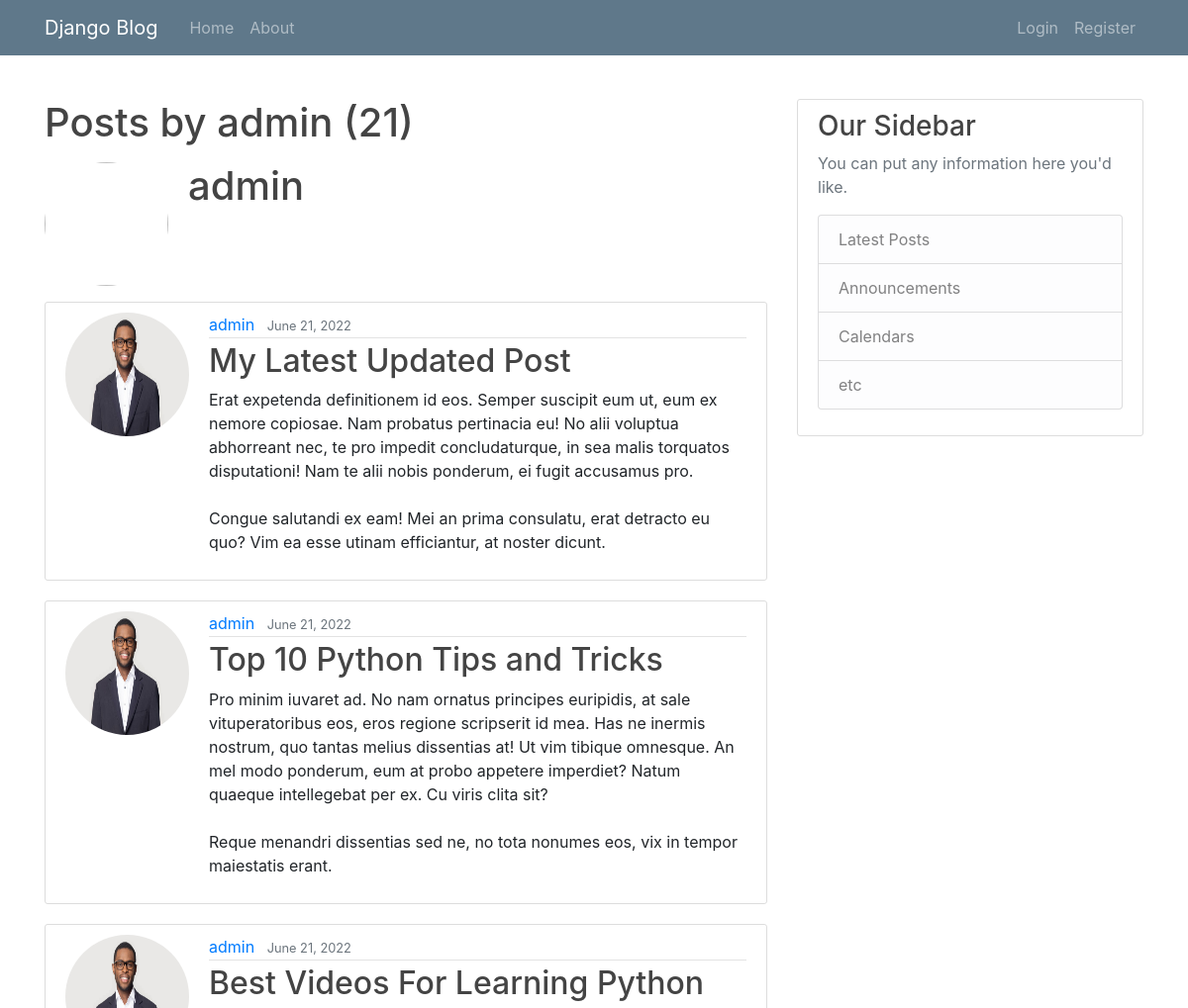
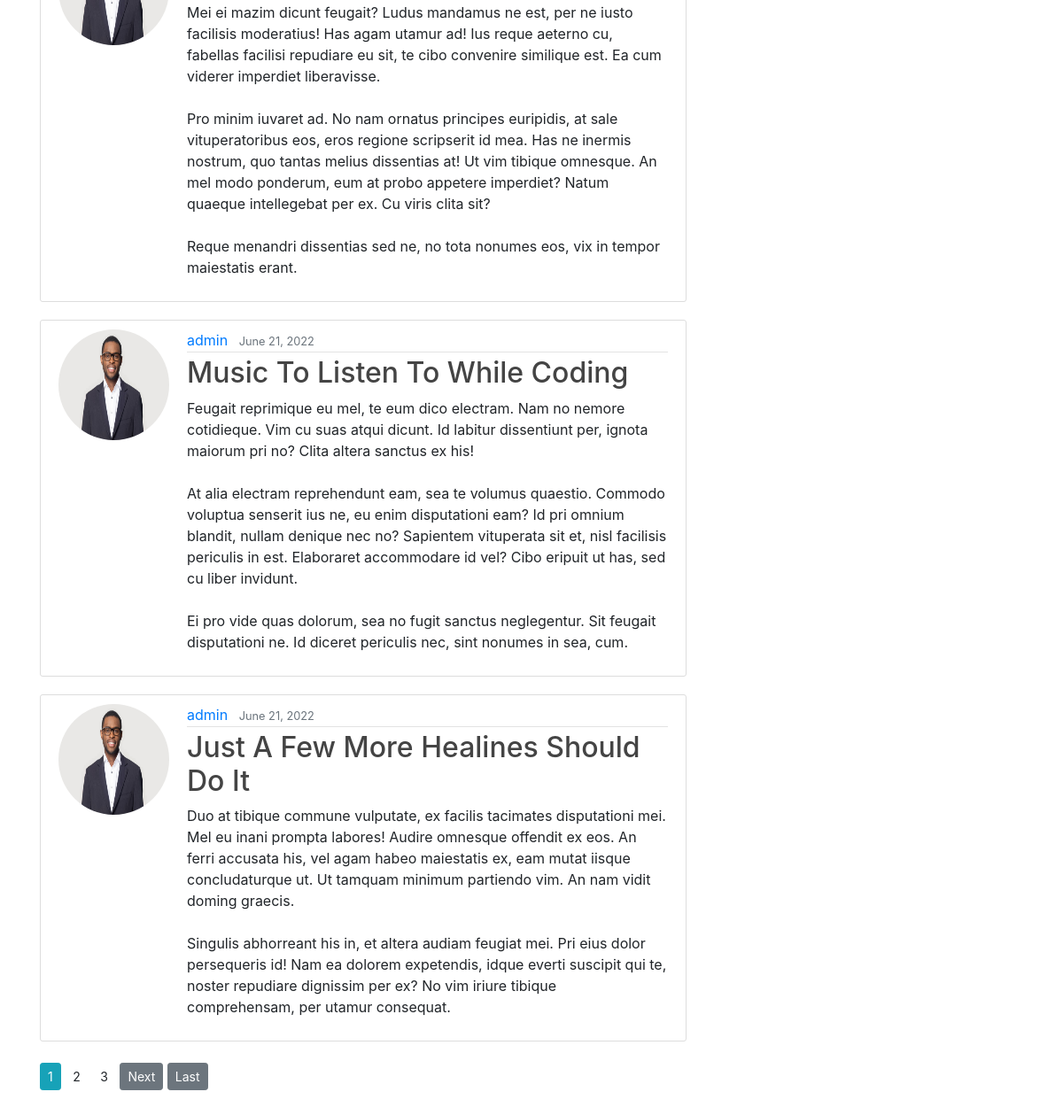
Screenshot of /user/admin/ with the database file from the repository (2 pictures, top to bottom).
### blog/models.py (models this page shows, shortened)
class Post(models.Model):
    title=models.CharField(max_length=100)
    content=models.TextField()
    date_posted=models.DateTimeField(default=timezone.now)
    author=models.ForeignKey(User,on_delete=models.CASCADE)

### users/models.py (models this page shows, shortened)
class Profile(models.Model):
    user=models.OneToOneField(User,on_delete=models.CASCADE)
    image=models.ImageField(default='default.jpg',upload_to='profile_pics')

### blog/views.py (the view)
# urls.py: path('user/<str:username>/', views.UserPostListView.as_view(), name='user-posts'),
class UserPostListView(ListView):
    model = Post
    template_name = 'blog/user_posts.html'
    context_object_name = 'posts'
    ordering = ['-date_posted']
    paginate_by = 5
    def get_queryset(self):
        user = get_object_or_404(User, username=self.kwargs.get('username'))
        return Post.objects.filter(author=user).order_by('-date_posted')

### blog/templates/blog/user_posts.html (shortened to what this page needs)
{% extends "blog/base.html" %}
{% block content%}
<h1 class="mb-3">Posts by {{ view.kwargs.username }} ({{page_obj.paginator.count}})</h1>
<div class="media">
    <img class="rounded-circle account-img" src="{{ user.profile.image.url }}">
    <div class="media-body">
        <h2 class="account-heading">{{view.kwargs.username}}</h2>
    </div>
</div>
{%for post in posts%}
<article class="media content-section">
    <img class="rounded-circle account-img" src="{{ post.author.profile.image.url }}">
    <div class="media-body">
        <div class="article-metadata">
            <a class="mr-2" href="{% url 'user-posts' post.author.username%}">{{ post.author }}</a>
            <small class="text-muted">{{ post.date_posted|date:"F d, Y" }}</small>
        </div>
        <h2><a class="article-title" href="{% url 'post-detail' post.id %}">{{ post.title }}</a></h2>
        <p class="article-content">{{ post.content }}</p>
    </div>
</article>
{% endfor%}
{% if is_paginated %}
    {% for num in page_obj.paginator.page_range %}
        {% if page_obj.number == num %}
            <a class="btn btn-info btn-sm mt-1 mb-5" href="?page={{ num }}">{{num}}</a>
        {% elif num > page_obj.number|add:'-3' and num < page_obj.number|add:'3' %}
            <a class="btn btn-outline btn-sm mt-1 mb-5" href="?page={{ num }}">{{num}}</a>
        {% endif %}
    {% endfor %}
    {% if page_obj.has_next %}
        <a class="btn btn-secondary btn-sm mt-1 mb-5" href="?page={{page_obj.next_page_number}}">Next</a>
        <a class="btn btn-secondary btn-sm mt-1 mb-5" href="?page={{page_obj.paginator.num_pages}}">Last</a>
    {% endif %}
{% endif %}
{% endblock content %}

### blog/templates/blog/base.html (shortened to what this page needs)
{% load static %}
<!DOCTYPE html>
<html lang="en">
<head>
    <link rel="stylesheet" type="text/css" href="{% static 'blog/main.css' %}">
    <link rel="stylesheet" href="https://cdn.jsdelivr.net/npm/bootstrap@4.3.1/dist/css/bootstrap.min.css"
>
</head>
<body>
    <header class="site-header">
        <nav class="navbar navbar-expand-md navbar-dark bg-steel fixed-top">
            <div class="container">
                <a class="navbar-brand mr-4" href="{% url 'blog-home' %}">Django Blog</a>
                <div class="collapse navbar-collapse" id="navbarToggle">
                    <div class="navbar-nav mr-auto">
                        <a class="nav-item nav-link" href="{% url 'blog-home' %}">Home</a>
                        <a class="nav-item nav-link" href="/about">About</a>
                    </div>
                    <div class="navbar-nav">
                        {% if user.is_authenticated %}
                        <a class="nav-item nav-link" href="{% url 'post-create' %}">New Post</a>
                        <a class="nav-item nav-link" href="{% url 'user-profile' %}">Profile</a>
                        <a class="nav-item nav-link" href="{% url 'logout' %}">Logout</a>
                        {% else %}
                        <a class="nav-item nav-link" href="{% url 'login' %}">Login</a>
                        <a class="nav-item nav-link" href="{% url 'user-register' %}">Register</a>
                        {% endif %}
                    </div>
                </div>
            </div>
        </nav>
    </header>
    <div role="main" class="container">
        <div class="row">
            <div class="col-md-8">
                {% block content %}{% endblock %}
            </div>
            <div class="col-md-4">
                <div class="content-section">
                    <h3>Our Sidebar</h3>
                    <p class='text-muted'>You can put any information here you'd like.
                    <ul class="list-group">
                        <li class="list-group-item list-group-item-light">Latest Posts</li>
                        <li class="list-group-item list-group-item-light">Announcements</li>
                        <li class="list-group-item list-group-item-light">Calendars</li>
                        <li class="list-group-item list-group-item-light">etc</li>
                    </ul>
                    </p>
                </div>
            </div>
        </div>
    </div>
</body>
</html>

### blog/static/blog/main.css (style rules this page uses)
body { background: #f5f5f5; color: #333333; margin-top: 10rem; padding-top:100px; }
h1, h2, h3, h4, h5, h6 { color: #444444; }
ul { margin: 0; }
.bg-steel { background-color: #5f788a; }
.site-header .navbar-nav .nav-link { color: #cbd5db; }
.content-section { background: #ffffff; padding: 10px 20px; border: 1px solid #dddddd; border-radius: 3px; margin-bottom: 20px; }
.article-title { color: #444444; }
.article-content { white-space: pre-line; }
.article-metadata { padding-bottom: 1px; margin-bottom: 4px; border-bottom: 1px solid #e3e3e3 }
.account-img { height: 125px; width: 125px; margin-right: 20px; margin-bottom: 16px; }
.account-heading { font-size: 2.5rem; }

### rows the page displays
Post: author.profile.image (placeholder picture), author "admin", date_posted "June 21, 2022", title "My Latest Updated Post", content "Erat expetenda definitionem id eos. Semper suscipit eum ut, eum ex nemore copiosae. Nam probatus pertinacia eu! No alii voluptua abhorreant nec, te pro impedit concludaturque, in sea malis torquatos disputationi! Nam te alii nobis ponderum, ei fugit accusamus pro. Congue salutandi ex eam! Mei an prima consulatu, erat detracto eu quo? Vim ea esse utinam efficiantur, at noster dicunt."
Post: author.profile.image (placeholder picture), author "admin", date_posted "June 21, 2022", title "Top 10 Python Tips and Tricks", content "Pro minim iuvaret ad. No nam ornatus principes euripidis, at sale vituperatoribus eos, eros regione scripserit id mea. Has ne inermis nostrum, quo tantas melius dissentias at! Ut vim tibique omnesque. An mel modo ponderum, eum at probo appetere imperdiet? Natum quaeque intellegebat per ex. Cu viris clita sit? Reque menandri dissentias sed ne, no tota nonumes eos, vix in tempor maiestatis erant."
Post: author.profile.image (placeholder picture), author "admin", date_posted "June 21, 2022", title "Best Videos For Learning Python", content "Mei ei mazim dicunt feugait? Ludus mandamus ne est, per ne iusto facilisis moderatius! Has agam utamur ad! Ius reque aeterno cu, fabellas facilisi repudiare eu sit, te cibo convenire similique est. Ea cum viderer imperdiet liberavisse. Pro minim iuvaret ad. No nam ornatus principes euripidis, at sale vituperatoribus eos, eros regione scripserit id mea. Has ne inermis nostrum, quo tantas melius dissentias at! Ut vim tibique omnesque. An mel modo ponderum, eum at probo appetere imperdiet? Natum quaeque intellegebat per ex. Cu viris clita sit? Reque menandri dissentias sed ne, no tota nonumes eos, vix in tempor maiestatis erant."
Post: author.profile.image (placeholder picture), author "admin", date_posted "June 21, 2022", title "Music To Listen To While Coding", content "Feugait reprimique eu mel, te eum dico electram. Nam no nemore cotidieque. Vim cu suas atqui dicunt. Id labitur dissentiunt per, ignota maiorum pri no? Clita altera sanctus ex his! At alia electram reprehendunt eam, sea te volumus quaestio. Commodo voluptua senserit ius ne, eu enim disputationi eam? Id pri omnium blandit, nullam denique nec no? Sapientem vituperata sit et, nisl facilisis periculis in est. Elaboraret accommodare id vel? Cibo eripuit ut has, sed cu liber invidunt. Ei pro vide quas dolorum, sea no fugit sanctus neglegentur. Sit feugait disputationi ne. Id diceret periculis nec, sint nonumes in sea, cum."
Post: author.profile.image (placeholder picture), author "admin", date_posted "June 21, 2022", title "Just A Few More Healines Should Do It", content "Duo at tibique commune vulputate, ex facilis tacimates disputationi mei. Mel eu inani prompta labores! Audire omnesque offendit ex eos. An ferri accusata his, vel agam habeo maiestatis ex, eam mutat iisque concludaturque ut. Ut tamquam minimum partiendo vim. An nam vidit doming graecis. Singulis abhorreant his in, et altera audiam feugiat mei. Pri eius dolor persequeris id! Nam ea dolorem expetendis, idque everti suscipit qui te, noster repudiare dignissim per ex? No vim iriure tibique comprehensam, per utamur consequat."

### other values shown
{{ view.kwargs.username }} "admin"
{{ page_obj.paginator.count }} "21"
{{ num }} "1"
{{ num }} "2" "3"
